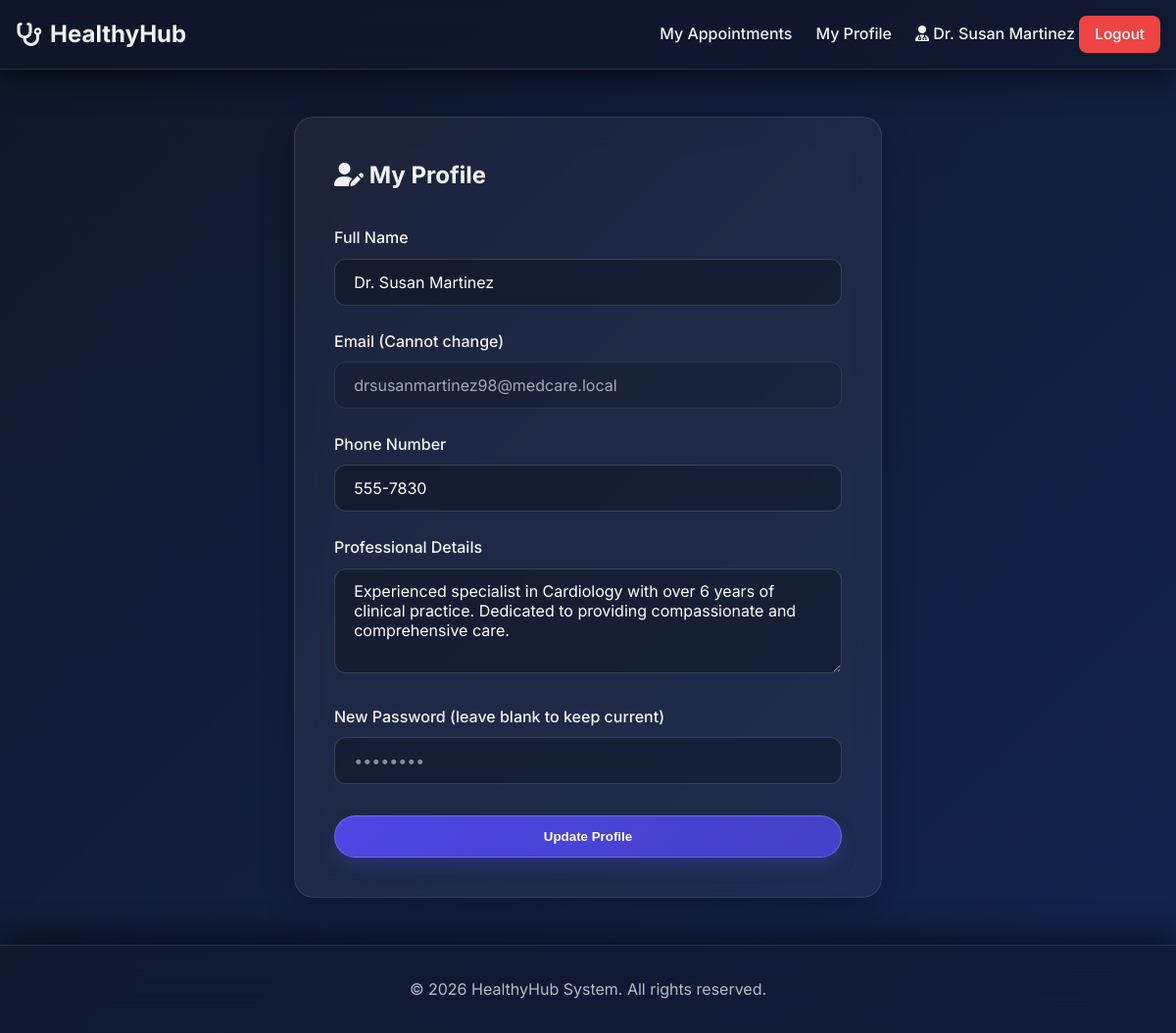
Screenshot of /doctor/profile.php (signed in) with the database file from the repository.
### tables this page shows
CREATE TABLE `doctors` (
  `id` int NOT NULL AUTO_INCREMENT,
  `category_id` int NOT NULL,
  `name` varchar(100) NOT NULL,
  `email` varchar(100) NOT NULL,
  `password` varchar(255) DEFAULT NULL,
  `phone` varchar(20) NOT NULL,
  `photo` varchar(255) DEFAULT NULL,
  `details` text,
  `rating` decimal(3,1) NOT NULL DEFAULT '0.0',
  `is_available` tinyint(1) NOT NULL DEFAULT '1',
  `location` varchar(255) DEFAULT 'Main Clinic',
  `fees` decimal(10,2) DEFAULT '500.00',
  PRIMARY KEY (`id`),
  KEY `category_id` (`category_id`),
  CONSTRAINT `doctors_ibfk_1` FOREIGN KEY (`category_id`) REFERENCES `categories` (`id`) ON DELETE CASCADE
);

### doctor/profile.php (the view, shortened to what this page needs)
<?php
require_once '../includes/db.php';
$doctor_id = $_SESSION['doctor_id'];
$stmt = $pdo->prepare("SELECT * FROM doctors WHERE id = ?");
$stmt->execute([$doctor_id]);
$doctor = $stmt->fetch();
include '../includes/header.php';
?>
<div class="global-glass-container fade-in-up" style="max-width: 600px; margin: 0 auto;">
    <h2 style="color: white; margin-bottom: 2rem;"><i class="fa-solid fa-user-edit"></i> My Profile</h2>
    <form method="POST" action="">
        <div class="form-group" style="margin-bottom: 1.5rem;">
            <label class="form-label" style="color: rgba(255,255,255,0.9);">Full Name</label>
            <input type="text" name="name" class="form-control glass-input" value="<?php echo htmlspecialchars($doctor['name']); ?>" required>
        </div>
        <div class="form-group" style="margin-bottom: 1.5rem;">
            <label class="form-label" style="color: rgba(255,255,255,0.9);">Email (Cannot change)</label>
            <input type="email" class="form-control glass-input" value="<?php echo htmlspecialchars($doctor['email']); ?>" readonly style="opacity: 0.6; cursor: not-allowed;">
        </div>
        <div class="form-group" style="margin-bottom: 1.5rem;">
            <label class="form-label" style="color: rgba(255,255,255,0.9);">Phone Number</label>
            <input type="text" name="phone" class="form-control glass-input" value="<?php echo htmlspecialchars($doctor['phone']); ?>" required>
        </div>
        <div class="form-group" style="margin-bottom: 1.5rem;">
            <label class="form-label" style="color: rgba(255,255,255,0.9);">Professional Details</label>
            <textarea name="details" class="form-control glass-input" rows="4"><?php echo htmlspecialchars($doctor['details']); ?></textarea>
        </div>
        <div class="form-group" style="margin-bottom: 2rem;">
            <label class="form-label" style="color: rgba(255,255,255,0.9);">New Password (leave blank to keep current)</label>
            <input type="password" name="password" class="form-control glass-input" placeholder="••••••••">
        </div>
        <button type="submit" class="glass-btn btn-primary" style="width: 100%;">Update Profile</button>
    </form>
</div>
<?php include '../includes/footer.php'; ?>

### css/style.css (style rules this page uses)
:root { --primary: #4F46E5; --primary-hover: #4338CA; --secondary: #10B981; --secondary-hover: #059669; --danger: #EF4444; --danger-hover: #DC2626; --dark: #111827; --light: #F9FAFB; --gray: #6B7280; --gray-light: #E5E7EB; --font-main: 'Inter', sans-serif; --radius-md: 8px; --radius-lg: 12px; --shadow-sm: 0 1px 2px 0 rgba(0, 0, 0, 0.05); --shadow-md: 0 4px 6px -1px rgba(0, 0, 0, 0.1), 0 2px 4px -1px rgba(0, 0, 0, 0.06); --shadow-lg: 0 10px 15px -3px rgba(0, 0, 0, 0.1), 0 4px 6px -2px rgba(0, 0, 0, 0.05); --transition: all 0.3s ease; }
* { margin: 0; padding: 0; box-sizing: border-box; }
body { font-family: var(--font-main); background-color: var(--light); color: var(--dark); line-height: 1.6; display: flex; flex-direction: column; min-height: 100vh; overflow-x: hidden; }
.btn-primary { background-color: var(--primary); color: white !important; box-shadow: var(--shadow-md); }
.form-group { margin-bottom: 1.5rem; }
.form-label { display: block; margin-bottom: 0.5rem; font-weight: 500; color: var(--gray); }
.form-control { width: 100%; padding: 0.75rem 1rem; border: 1px solid var(--gray-light); border-radius: var(--radius-md); font-family: inherit; font-size: 1rem; transition: var(--transition); background-color: #fff; }
.fade-in-up { opacity: 0; transform: translateY(40px); transition: opacity 0.8s ease-out, transform 0.8s ease-out; }
.fade-in-up.visible { opacity: 1; transform: translateY(0); }
body.global-glass-body { background: url('https://images.unsplash.com/photo-1551076805-e1869033e561?ixlib=rb-4.0.3&auto=format&fit=crop&w=1920&q=80') no-repeat center center fixed; background-size: cover; background-color: #0f172a; position: relative; color: white; }
body.global-glass-body::before { content: ''; position: fixed; top: 0; left: 0; right: 0; bottom: 0; background: linear-gradient(-45deg, rgba(15, 23, 42, 0.85), rgba(30, 58, 138, 0.75), rgba(15, 23, 42, 0.85)); background-size: 400% 400%; animation: gradientBG 15s ease infinite; z-index: -1; }
body.global-glass-body h1, body.global-glass-body h2, body.global-glass-body h3, body.global-glass-body p, body.global-glass-body span:not(.review-stars):not(.badge), body.global-glass-body label, body.global-glass-body th, body.global-glass-body td:not(.text-warning), body.global-glass-body a:not(.btn) { color: rgba(255, 255, 255, 0.95) !important; }
.global-glass-container { background: rgba(255, 255, 255, 0.05); backdrop-filter: blur(15px); -webkit-backdrop-filter: blur(15px); border: 1px solid rgba(255, 255, 255, 0.1); border-radius: 20px; padding: 2.5rem; width: 100%; box-shadow: 0 15px 35px rgba(0, 0, 0, 0.2); margin-bottom: 2rem; transition: transform 0.3s ease, box-shadow 0.3s ease; }
.glass-input, body.global-glass-body input, body.global-glass-body select, body.global-glass-body textarea { background: rgba(0, 0, 0, 0.25) !important; border: 1px solid rgba(255, 255, 255, 0.15) !important; color: white !important; border-radius: 12px; padding: 0.8rem 1.2rem; transition: all 0.3s cubic-bezier(0.4, 0, 0.2, 1); }
.glass-input::placeholder, body.global-glass-body input::placeholder, body.global-glass-body textarea::placeholder { color: rgba(255, 255, 255, 0.5) !important; }
.glass-btn { background: linear-gradient(135deg, var(--primary) 0%, rgba(79, 70, 229, 0.8) 100%); color: white !important; border: 1px solid rgba(255, 255, 255, 0.2); border-radius: 50px; padding: 0.8rem 2rem; font-weight: 600; cursor: pointer; transition: all 0.3s ease; box-shadow: 0 10px 20px -5px rgba(79, 70, 229, 0.4); display: inline-flex; align-items: center; justify-content: center; gap: 0.5rem; }

### rows the page displays
doctors: name "Dr. Susan Martinez", email "drsusanmartinez98@medcare.local", phone "555-7830", details "Experienced specialist in Cardiology with over 6 years of clinical practice. Dedicated to providing compassionate and comprehensive care."

### other values shown
$_SESSION['doctor_name'] "Dr. Susan Martinez"
